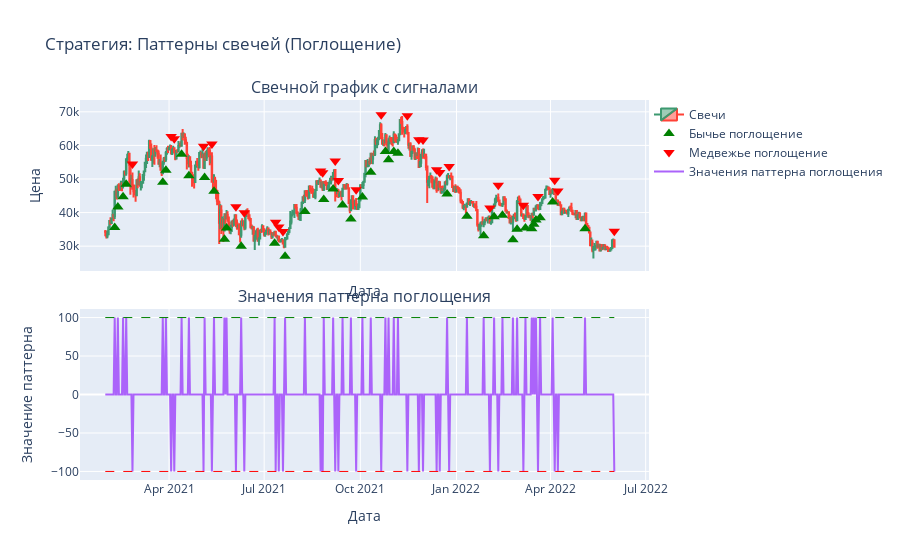

The notebook cell this image was saved under:
### Code cell
# Стратегия паттернов свечей
candlestick_df = df.copy()

# Распознавание паттерна поглощения
candlestick_df['engulfing'] = talib.CDLENGULFING(candlestick_df['open'], candlestick_df['high'], candlestick_df['low'], candlestick_df['close'])

# Генерация сигналов
candlestick_df['signal'] = 0  # Инициализация столбца сигналов нулями

# Сигналы на покупку (бычье поглощение)
candlestick_df.loc[candlestick_df['engulfing'] > 0, 'signal'] = 1

# Сигналы на продажу (медвежье поглощение)
candlestick_df.loc[candlestick_df['engulfing'] < 0, 'signal'] = -1

# Создание графика с двумя подграфиками
fig = make_subplots(rows=2, cols=1, shared_xaxes=True, vertical_spacing=0.1, 
                    subplot_titles=('Свечной график с сигналами', 'Значения паттерна поглощения'))

# Добавляем свечной график
fig.add_trace(go.Candlestick(x=candlestick_df.index,
                             open=candlestick_df['open'],
                             high=candlestick_df['high'],
                             low=candlestick_df['low'],
                             close=candlestick_df['close'],
                             name='Свечи'),
              row=1, col=1)

# Добавляем сигналы
buy_signals = candlestick_df[candlestick_df['signal'] == 1]
sell_signals = candlestick_df[candlestick_df['signal'] == -1]

fig.add_trace(go.Scatter(
    x=buy_signals.index, 
    y=buy_signals['low'] - (candlestick_df['high'] - candlestick_df['low']).mean(),
    mode='markers',
    marker=dict(symbol='triangle-up', size=10, color='green'),
    name='Бычье поглощение'
), row=1, col=1)

fig.add_trace(go.Scatter(
    x=sell_signals.index, 
    y=sell_signals['high'] + (candlestick_df['high'] - candlestick_df['low']).mean(),
    mode='markers',
    marker=dict(symbol='triangle-down', size=10, color='red'),
    name='Медвежье поглощение'
), row=1, col=1)

# Добавляем линию engulfing на второй подграфик
fig.add_trace(go.Scatter(
    x=candlestick_df.index,
    y=candlestick_df['engulfing'],
    mode='lines',
    name='Значения паттерна поглощения'
), row=2, col=1)

# Добавляем горизонтальные линии для значений 100 и -100
fig.add_shape(type="line", x0=candlestick_df.index[0], x1=candlestick_df.index[-1], y0=100, y1=100,
              line=dict(color="green", width=1, dash="dash"), row=2, col=1)
fig.add_shape(type="line", x0=candlestick_df.index[0], x1=candlestick_df.index[-1], y0=-100, y1=-100,
              line=dict(color="red", width=1, dash="dash"), row=2, col=1)

fig.update_layout(
    title='Стратегия: Паттерны свечей (Поглощение)',
    xaxis_title='Дата',
    yaxis_title='Цена',
    xaxis2_title='Дата',
    yaxis2_title='Значение паттерна',
    legend=dict(x=1, y=1),
    xaxis_rangeslider_visible=False
)

fig.show()

### Figure 1 — Plotly figure (JSON) as saved in the notebook; plotly's stock layout.template omitted (floating-point values rounded to 4 significant figures; data arrays with more than 128 entries replaced by an {"elided": "..."} marker saying what was removed)
{"data": [{"close": {"elided": "488 float values"}, "high": {"elided": "488 float values"}, "low": {"elided": "488 float values"}, "name": "Свечи", "open": {"elided": "488 float values"}, "type": "candlestick", "x": {"elided": "488 str values"}, "xaxis": "x", "yaxis": "y"}, {"marker": {"color": "green", "size": 10, "symbol": "triangle-up"}, "mode": "markers", "name": "Бычье поглощение", "type": "scatter", "x": ["2021-02-08T00:00:00", "2021-02-11T00:00:00", "2021-02-16T00:00:00", "2021-02-19T00:00:00", "2021-03-26T00:00:00", "2021-03-29T00:00:00", "2021-04-13T00:00:00", "2021-04-20T00:00:00", "2021-05-05T00:00:00", "2021-05-14T00:00:00", "2021-05-24T00:00:00", "2021-05-26T00:00:00", "2021-06-09T00:00:00", "2021-07-11T00:00:00", "2021-07-21T00:00:00", "2021-08-09T00:00:00", "2021-08-27T00:00:00", "2021-09-05T00:00:00", "2021-09-14T00:00:00", "2021-09-22T00:00:00", "2021-10-03T00:00:00", "2021-10-11T00:00:00", "2021-10-25T00:00:00", "2021-10-28T00:00:00", "2021-11-02T00:00:00", "2021-11-06T00:00:00", "2021-12-23T00:00:00", "2022-01-11T00:00:00", "2022-01-27T00:00:00", "2022-02-06T00:00:00", "2022-02-14T00:00:00", "2022-02-24T00:00:00", "2022-02-28T00:00:00", "2022-03-08T00:00:00", "2022-03-14T00:00:00", "2022-03-16T00:00:00", "2022-03-18T00:00:00", "2022-03-22T00:00:00", "2022-04-03T00:00:00", "2022-05-04T00:00:00"], "xaxis": "x", "y": [35560.0, 41680.0, 44690.0, 48430.0, 49070.0, 52630.0, 57360.0, 50940.0, 50460.0, 46360.0, 32040.0, 35390.0, 29960.0, 30830.0, 27010.0, 40340.0, 43880.0, 47030.0, 42240.0, 38110.0, 44650.0, 52010.0, 58180.0, 55690.0, 58160.0, 57650.0, 45550.0, 38900.0, 33120.0, 38730.0, 39170.0, 31950.0, 35010.0, 35450.0, 35170.0, 36510.0, 37790.0, 38440.0, 43120.0, 35220.0], "yaxis": "y"}, {"marker": {"color": "red", "size": 10, "symbol": "triangle-down"}, "mode": "markers", "name": "Медвежье поглощение", "type": "scatter", "x": ["2021-02-25T00:00:00", "2021-04-03T00:00:00", "2021-04-06T00:00:00", "2021-05-04T00:00:00", "2021-05-12T00:00:00", "2021-06-04T00:00:00", "2021-06-12T00:00:00", "2021-07-12T00:00:00", "2021-07-15T00:00:00", "2021-07-19T00:00:00", "2021-08-24T00:00:00", "2021-08-26T00:00:00", "2021-09-07T00:00:00", "2021-09-10T00:00:00", "2021-09-27T00:00:00", "2021-10-21T00:00:00", "2021-11-15T00:00:00", "2021-11-26T00:00:00", "2021-11-30T00:00:00", "2021-12-13T00:00:00", "2021-12-16T00:00:00", "2021-12-25T00:00:00", "2022-02-02T00:00:00", "2022-02-10T00:00:00", "2022-03-06T00:00:00", "2022-03-20T00:00:00", "2022-04-05T00:00:00", "2022-04-08T00:00:00", "2022-06-01T00:00:00"], "xaxis": "x", "y": [54460.0, 62620.0, 61990.0, 59730.0, 60450.0, 41750.0, 39920.0, 37100.0, 35670.0, 34400.0, 52390.0, 51860.0, 55370.0, 49540.0, 46830.0, 69110.0, 68790.0, 61700.0, 61630.0, 52720.0, 51940.0, 53690.0, 41350.0, 48170.0, 42150.0, 44750.0, 49620.0, 46420.0, 34470.0], "yaxis": "y"}, {"mode": "lines", "name": "Значения паттерна поглощения", "type": "scatter", "x": {"elided": "488 str values"}, "xaxis": "x2", "y": {"elided": "488 int values"}, "yaxis": "y2"}], "layout": {"annotations": [{"font": {"size": 16}, "showarrow": false, "text": "Свечной график с сигналами", "x": 0.5, "xanchor": "center", "xref": "paper", "y": 1, "yanchor": "bottom", "yref": "paper"}, {"font": {"size": 16}, "showarrow": false, "text": "Значения паттерна поглощения", "x": 0.5, "xanchor": "center", "xref": "paper", "y": 0.45, "yanchor": "bottom", "yref": "paper"}], "legend": {"x": 1, "y": 1}, "shapes": [{"line": {"color": "green", "dash": "dash", "width": 1}, "type": "line", "x0": "2021-01-30T00:00:00", "x1": "2022-06-01T00:00:00", "xref": "x2", "y0": 100, "y1": 100, "yref": "y2"}, {"line": {"color": "red", "dash": "dash", "width": 1}, "type": "line", "x0": "2021-01-30T00:00:00", "x1": "2022-06-01T00:00:00", "xref": "x2", "y0": -100, "y1": -100, "yref": "y2"}], "title": {"text": "Стратегия: Паттерны свечей (Поглощение)"}, "xaxis": {"anchor": "y", "domain": [0, 1], "matches": "x2", "rangeslider": {"visible": false}, "showticklabels": false, "title": {"text": "Дата"}}, "xaxis2": {"anchor": "y2", "domain": [0, 1], "title": {"text": "Дата"}}, "yaxis": {"anchor": "x", "domain": [0.55, 1], "title": {"text": "Цена"}}, "yaxis2": {"anchor": "x2", "domain": [0, 0.45], "title": {"text": "Значение паттерна"}}}}
